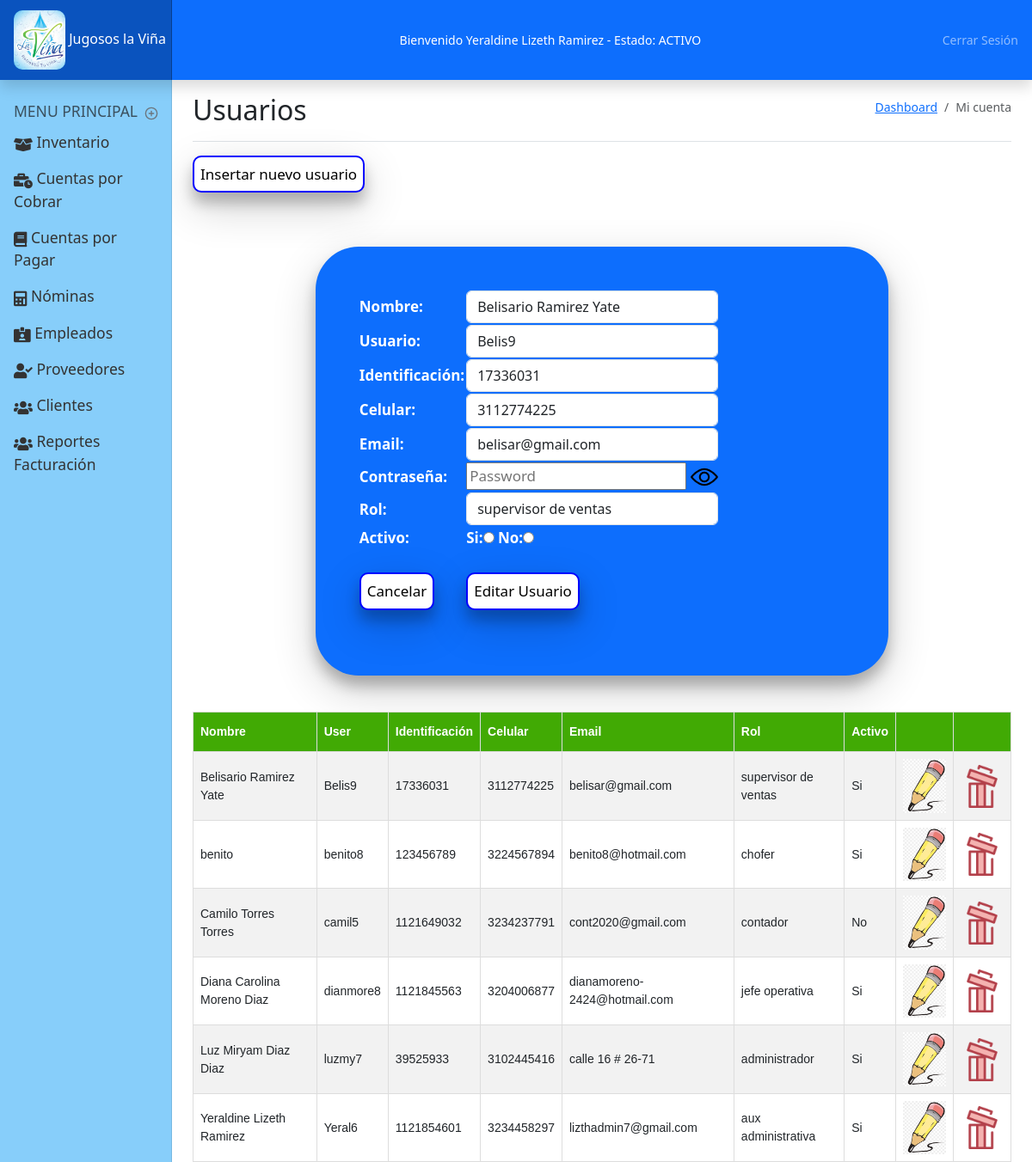
Screenshot of /usuarios.php?id_usuario=55 (signed in) with the database file from the repository.
### tables this page shows
CREATE TABLE `usuario` (
  `id_usuario` int(11) NOT NULL,
  `nombre` varchar(150) NOT NULL,
  `user` varchar(255) NOT NULL,
  `identificacion` varchar(15) NOT NULL,
  `celular` varchar(10) NOT NULL,
  `direccion` varchar(150) NOT NULL,
  `email` varchar(150) NOT NULL,
  `contrasena` varchar(150) NOT NULL,
  `rol` varchar(255) NOT NULL,
  `activo` varchar(3) NOT NULL,
  `r_ecommerce` int(11) NOT NULL,
  `r_login` int(11) NOT NULL,
  `r_datos_de_pago` int(11) NOT NULL,
  `r_contador_visitas` int(11) NOT NULL,
  `r_encuesta` int(11) NOT NULL,
  `r_consultar_producto` int(11) NOT NULL,
  `r_chat` int(11) NOT NULL,
  `r_formulario` int(11) NOT NULL
);

### bloqueo.php (called while the page is built, shortened)
<?php
    $usuario = $_SESSION['usuario'];
    $consulta = "select * from usuario where id_usuario = '$usuario'";
    $resultado = mysqli_query($conexion, $consulta) or die ('No se consulto el usuario');
    $userr = mysqli_fetch_array($resultado);
?>

### bloques/usuarios/editar.php (the view, shortened to what this page needs)
<?php
$userid = $_GET['id_usuario'];
$conuser = "select * from usuario where id_usuario = $userid";
$resuser = mysqli_query($conexion, $conuser) or die('no se consulto usuario');
$usuario = mysqli_fetch_array($resuser);
?>
<div id="formulario">
    <form action="" method="post" class="form">
        <table>
            <tr>
                <th>Nombre:</th>
                <td><input type="text" name="nombre" value="<?php echo $usuario['nombre']; ?>" required="required" placeholder="Nombre" class="form-control"></td>
            </tr>
            <tr>
                <th>Usuario:</th>
                <td><input type="text" name="user" value="<?php echo $usuario['user']; ?>" required="required" placeholder="Usuario" class="form-control"></td>
            </tr>
            <tr>
                <th>Identificación:</th>
                <td><input type="text" name="id" value="<?php echo $usuario['identificacion']; ?>" required="required" placeholder="Identificación" class="form-control"></td>
            </tr>
            <tr>
                <th>Celular:</th>
                <td><input type="text" name="celular" value="<?php echo $usuario['celular']; ?>" required="required" placeholder="Celular" class="form-control"></td>
            </tr>
            <tr>
                <th>Email:</th>
                <td><input type="text" name="email" value="<?php echo $usuario['email']; ?>" required="required" placeholder="Email" class="form-control"></td>
            </tr>
            <tr>
                <th>Contraseña:</th>
                <td>
                    <input type="password" name="password" id="contrasenna" required="required" placeholder="Password">
                    <img src="img/view.png" alt="" onmouseover="mostrarPassword()" onmouseout="ocultarPassword()">
                </td>
            </tr>
            <tr>
                <th>Rol:</th>
                <td><input type="text" name="rol" value="<?php echo $usuario['rol']; ?>" required="required" placeholder="Rol" class="form-control"></td>
            </tr>
            <tr>
                <th>Activo:</th>
                <td>Si:<input type="radio" name="activo" value="Si" required="required">
                    No:<input type="radio" name="activo" value="No" required="required"></td>
            </tr>
            <tr>
                <th>
                    <br><button name="botoninsertar" value="insertar" type="button" class="btnInsertClient" onclick="window.location='usuarios.php'">
                        Cancelar
                    </button><br><br>
                </th>
                <td><br><input type="submit" name="boton" value="Editar Usuario" class="btnInsertClient"><br><br></td>
            </tr>
        </table>
    </form>
    <br><br>
</div>
<div class="consulta">
    <table class="tconsulta">
        <tr>
            <th>Nombre</th>
            <th>User</th>
            <th>Identificación</th>
            <th>Celular</th>
            <th>Email</th>
            <th>Rol</th>
            <th>Activo</th>
            <th></th>
            <th></th>
        </tr>
        <?php
        $con_user = "select * from usuario order by nombre";
        $res_user = mysqli_query($conexion, $con_user) or die('no se consulto usuarios');
        while ($usuario = mysqli_fetch_array($res_user)) {
        ?>
            <tr>
                <td><?php echo $usuario['nombre']; ?></td>
                <td><?php echo $usuario['user']; ?></td>
                <td><?php echo $usuario['identificacion']; ?></td>
                <td><?php echo $usuario['celular']; ?></td>
                <td><?php echo $usuario['email']; ?></td>
                <td><?php echo $usuario['rol']; ?></td>
                <td><?php echo $usuario['activo']; ?></td>
                <td><img src="img/editar.png" width="50px" title="Editar" alt="Editar" style="cursor: pointer;"></td>
                <td><img src="img/borrar.png" width="50px" title="Borrar" alt="Borrar" style="cursor: pointer;" onclick="eliminarUsuario(<?php echo $usuario['id_usuario']; ?>)"></td>
            </tr>
        <?php } ?>
    </table>
</div>

### partes/header.php (shortened to what this page needs)
<header class="navbar navbar-dark sticky-top flex-md-nowrap p-0 shadow">
  <a class="navbar-brand col-md-3 col-lg-2 me-0 px-3 fs-6" href="#">
    <img id="log" src="img/logo.png" width="60px" alt="logo">
    Jugosos la Viña
  </a>
  <span style="color:white">
    Bienvenido <?php echo $userr['nombre']; ?> - Estado:
    <?php
    if ($userr['activo'] == "Si") {
      echo "ACTIVO";
    } else {
      echo "NO ACTIVO";
    }
    ?>
  </span>
  <div class="navbar-nav">
    <div class="nav-item text-nowrap">
      <a class="nav-link px-3" href="salir.php">Cerrar Sesión</a>
    </div>
  </div>
</header>

### css/dashboard.css (style rules this page uses)
body { font-size: .875rem; }
.navbar-brand { padding-top: .75rem; padding-bottom: .75rem; background-color: rgba(0, 0, 0, .25); box-shadow: inset -1px 0 0 rgba(0, 0, 0, .25); }
header { background-color: #0d6efd; }
#log { border-radius: 10px; }
.tconsulta { font-family: Arial, Helvetica, sans-serif; border-collapse: collapse; width: 100%; overflow-x: auto; }
.consulta td, .consulta th { border: 1px solid #ddd; padding: 8px; }
.consulta tr:nth-child(even) { background-color: #f2f2f2 }
.consulta th { padding-top: 12px; padding-bottom: 12px; text-align: left; background-color: #41aa04; color: white; }
.btnInsertClient { background-color: white; padding: 7px; border: 2px solid blue; border-radius: 10px; font-size: 17px; margin-right: 0px; box-shadow: 0 12px 16px 0 rgba(0,0,0,0.24),0 17px 50px 0 rgba(0,0,0,0.19); }
.form { width: 70%; padding: 50px; margin: auto; font-size: 17px; font-weight: bold; border-radius: 50px; background-color: #0d6efd; color: white; box-shadow: 0 12px 16px 0 rgba(0,0,0,0.24),0 17px 50px 0 rgba(0,0,0,0.19); }

### rows the page displays
usuario: nombre "Yeraldine Lizeth Ramirez", user "Yeral6", identificacion "1121854601", celular "3234458297", email "lizthadmin7@gmail.com", rol "aux administrativa", activo "Si"
usuario: nombre "Belisario Ramirez Yate", user "Belis9", id "17336031", celular "3112774225", email "belisar@gmail.com", rol "supervisor de ventas", identificacion "17336031", activo "Si"
usuario: nombre "benito", user "benito8", identificacion "123456789", celular "3224567894", email "benito8@hotmail.com", rol "chofer", activo "Si"
usuario: nombre "Camilo Torres Torres", user "camil5", identificacion "1121649032", celular "3234237791", email "cont2020@gmail.com", rol "contador", activo "No"
usuario: nombre "Diana Carolina Moreno Diaz", user "dianmore8", identificacion "1121845563", celular "3204006877", email "dianamoreno-2424@hotmail.com", rol "jefe operativa", activo "Si"
usuario: nombre "Luz Miryam Diaz Diaz", user "luzmy7", identificacion "39525933", celular "3102445416", email "calle 16 # 26-71", rol "administrador", activo "Si"
